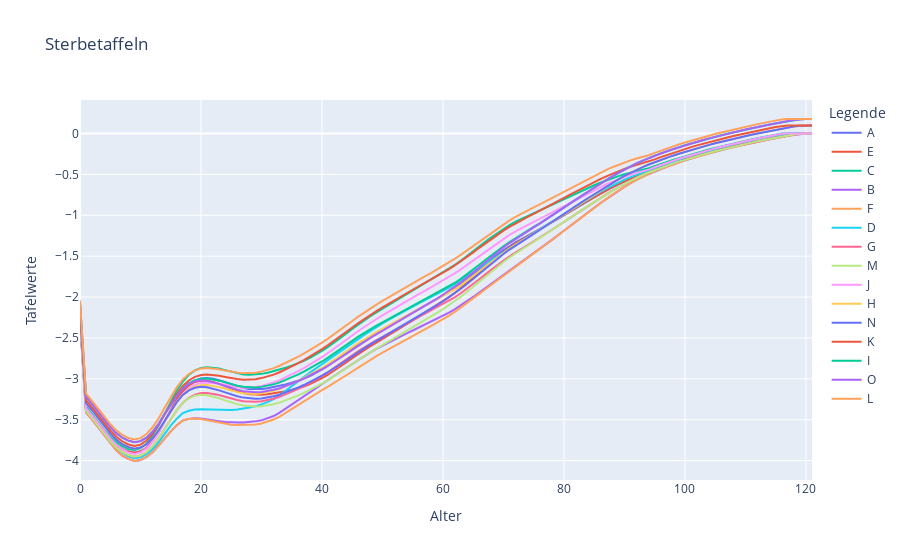

The code cell stored with this chart in its notebook:
### Code cell
fig = make_subplots(rows = 1, cols = 1)
columns = df_log_tafeln.columns
for i in range(len(df_log_tafeln.columns)):
    trace = go.Scatter(x = df_log_tafeln.index, y = df_log_tafeln[columns[i]], mode = "lines", name = columns[i])
    fig.add_trace(trace)
fig.update_layout(title = "Sterbetaffeln", xaxis_title = "Alter", yaxis_title = "Tafelwerte", legend_title = "Legende")
fig.show()
